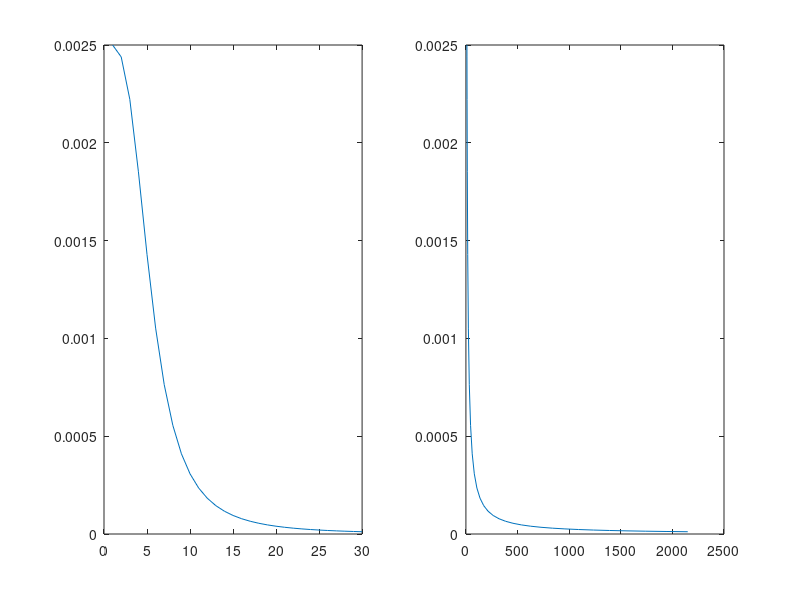

This figure's MATLAB source:
#a,b,c,d,e DONE

function naloga_b()
t=30;
c=1;
arr_time=[];
arr_distances=[];
arr_sizes=[];
cur_s=10;
f=0.01;
X=2.5;
car_size=0;
while(c<=t)
  arr_time(end+1) = c;
  arr_distances(end+1) = cur_s;
  car_size=f*(X/cur_s);
  arr_sizes(end+1)=car_size;
  new_s=(1/2)*(0.5)*c^2;
  cur_s+=new_s;
  c++;
endwhile

arr_distances
arr_sizes;
figure;
subplot(1,2,1);
plot(arr_time,arr_sizes);
subplot(1,2,2);
plot(arr_distances,arr_sizes);
endfunction

naloga_b